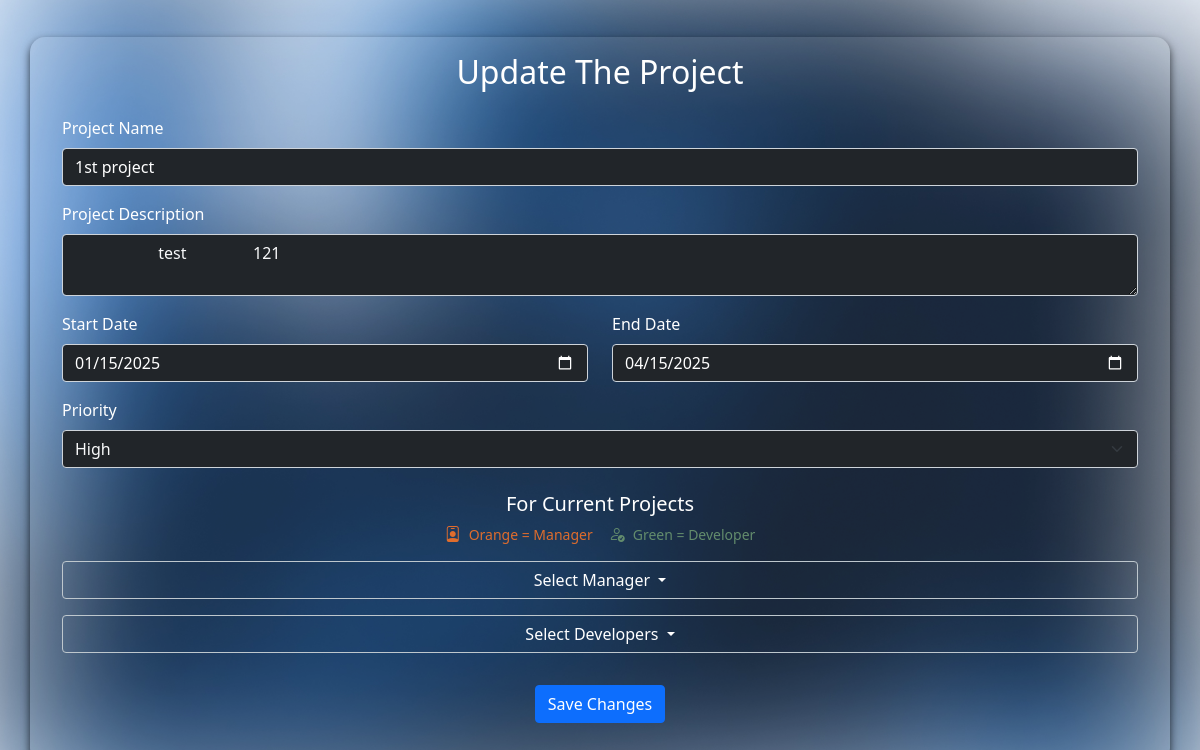
Page /edit_project.php?project_id=23 on the committed database.
### tables this page shows
CREATE TABLE `project` (
  `id` bigint NOT NULL,
  `Name` varchar(255) NOT NULL,
  `Start_Date` date DEFAULT NULL,
  `End_Date` date DEFAULT NULL,
  `Priority` int DEFAULT NULL,
  `Project_Description` varchar(400) NOT NULL,
  `is_Active` tinyint(1) NOT NULL DEFAULT '1'
);

### edit_project.php (the view, shortened to what this page needs)
<?php
include_once 'helper/db_connection.php';
include_once 'system/header/header.php';
$db = $mm_conn;
if (isset($_GET['project_id']) && is_numeric($_GET['project_id'])) {
    $project_id = intval($_GET['project_id']);
    $query = "SELECT * FROM project WHERE id = ?";
    $stmt = $db->prepare($query);
    $stmt->bind_param("i", $project_id);
    $stmt->execute();
    $result = $stmt->get_result();
    if ($result && $result->num_rows > 0) {
        $project_details = $result->fetch_assoc();
    } else {
        echo "<script>alert('Project not found'); window.location.href='dashboard.php';</script>";
        exit;
    }
} else {
    echo "<script>alert('Invalid Project'); window.location.href='dashboard.php';</script>";
    exit;
}
?>
<body data-bs-theme="dark">
<div class="container d-flex flex-column justify-content-evenly">
    <h2 class="text-center text-white my-3">Update The Project</h2>
    <div class="p-2">
        <form action="/update_project.php" method="POST">
            <div class="mb-3">
                <label for="projectName" class="form-label text-white">Project Name</label>
                <input type="text" class="form-control bg-dark text-white" id="projectName" name="project_name"
                       value="<?=htmlspecialchars($project_details['Name'])?>" required>
            </div>
            <div class="mb-3">
                <label for="projectDescription" class="form-label text-white">Project Description</label>
                <textarea class="form-control bg-dark text-light" id="projectDescription"
                          name="project_description" required>
                    <?=htmlspecialchars($project_details['Project_Description'])?>
                </textarea>
            </div>
            <div class="row">
                <div class="col-md-6 mb-3">
                    <label for="startDate" class="form-label text-white">Start Date</label>
                    <input type="date" class="form-control bg-dark text-white" id="startDate" name="start_date"
                           value="<?=$project_details['Start_Date']?>" required>
                </div>
                <div class="col-md-6 mb-3">
                    <label for="endDate" class="form-label text-white">End Date</label>
                    <input type="date" class="form-control bg-dark text-white" id="endDate" name="end_date"
                           value="<?=$project_details['End_Date']?>" required>
                </div>
            </div>
            <div class="mb-3">
                <label for="priority" class="form-label text-white">Priority</label>
                <select class="form-select bg-dark text-light" id="priority" name="priority" required>
                    <option value="3" <?=$project_details['Priority'] == '3' ? 'selected' : ''?>>High</option>
                </select>
            </div>
            <div class="my-3 text-center">
                <h5 class="mb-2 my-4 text-white">For Current Projects</h5>
                <div class="d-flex align-items-center justify-content-center mb-2">
                    <div class="d-flex align-items-center me-3">
                        <i class="bi bi-person-badge" style="font-size: 1rem; color: #DF6D2D;"></i>
                        <span class="ms-2" style="font-size: 14px; color: #DF6D2D;">Orange = Manager</span>
                    </div>
                    <div class="d-flex align-items-center">
                        <i class="bi bi-person-check" style="font-size: 1rem; color: #638C6D;"></i>
                        <span class="ms-2" style="font-size: 14px; color: #638C6D;">Green = Developer</span>
                    </div>
                </div>
            </div>
            <div class="mb-3">
                <div class="dropdown">
                    <button class="btn btn-outline-primary dropdown-toggle w-100" type="button"
                            id="managerDropdownMenu" data-bs-toggle="dropdown" aria-expanded="false">
                        Select Manager
                    </button>
                </div>
            </div>
            <div class="mb-3">
                <div class="dropdown">
                    <button class="btn btn-outline-primary dropdown-toggle w-100" type="button"
                            id="developerDropdownMenu" data-bs-toggle="dropdown" aria-expanded="false">
                        Select Developers
                    </button>
                </div>
            </div>
            <div class="d-flex justify-content-center p-3">
                <button type="submit" class="btn btn-primary">Save Changes</button>
            </div>
        </form>
    </div>
</div>
</body>

### assets/css/login_css.css (style rules this page uses)
body { margin: 0; font-family: Arial, sans-serif; display: flex; justify-content: center; align-items: center; min-height: 100vh; background-image: url("/assets/img/background.jpg"); background-size: cover; }
.container { display: flex; width: 80%; max-width: 1200px; border-radius: 15px; overflow: hidden; box-shadow: 0 4px 30px rgba(0, 0, 0, 0.5); background: rgba(255, 255, 255, 0.1); }
h2 { font-size: 28px; margin-bottom: 80px; margin-top: 40px; }

### assets/css/forgot_pass_css.css (style rules this page uses)
body { margin: 0; font-family: Arial, sans-serif; display: flex; justify-content: center; align-items: center; min-height: 100vh; background-image: url("/assets/img/background.jpg"); background-size: cover; }
.container { display: flex; width: 80%; max-width: 1200px; border-radius: 15px; overflow: hidden; box-shadow: 0 4px 30px rgba(0, 0, 0, 0.5); background: rgba(255, 255, 255, 0.1); }
h2 { font-size: 28px; margin-top: 40px; }

### assets/css/OTP_verify_css.css (style rules this page uses)
body { margin: 0; font-family: Arial, sans-serif; display: flex; justify-content: center; align-items: center; min-height: 100vh; background-image: url("/assets/img/background.jpg"); background-size: cover; }
.container { display: flex; width: 80%; max-width: 1200px; border-radius: 15px; overflow: hidden; box-shadow: 0 4px 30px rgba(0, 0, 0, 0.5); background: rgba(255, 255, 255, 0.1); }
h2 { font-size: 28px; margin-top: 40px; }

### assets/css/dashboard_css.css (style rules this page uses)
body { margin: 0; font-family: Arial, sans-serif; background: url("/assets/img/background.jpg") no-repeat center center fixed; background-size: cover; color: white; }

### edit_project.php (style rules this page uses)
.text-white { color: #FFFFFF !important; }
.btn-outline-primary { color: #FFFFFF; border-color: #bec7cd; }
.container { box-shadow: 0 4px 8px rgba(0, 0, 0, 0.7); }

### rows in the picture
project: project_name "1st project", project_description "test 121", start_date "01/15/2025", end_date "04/15/2025", priority "High"
